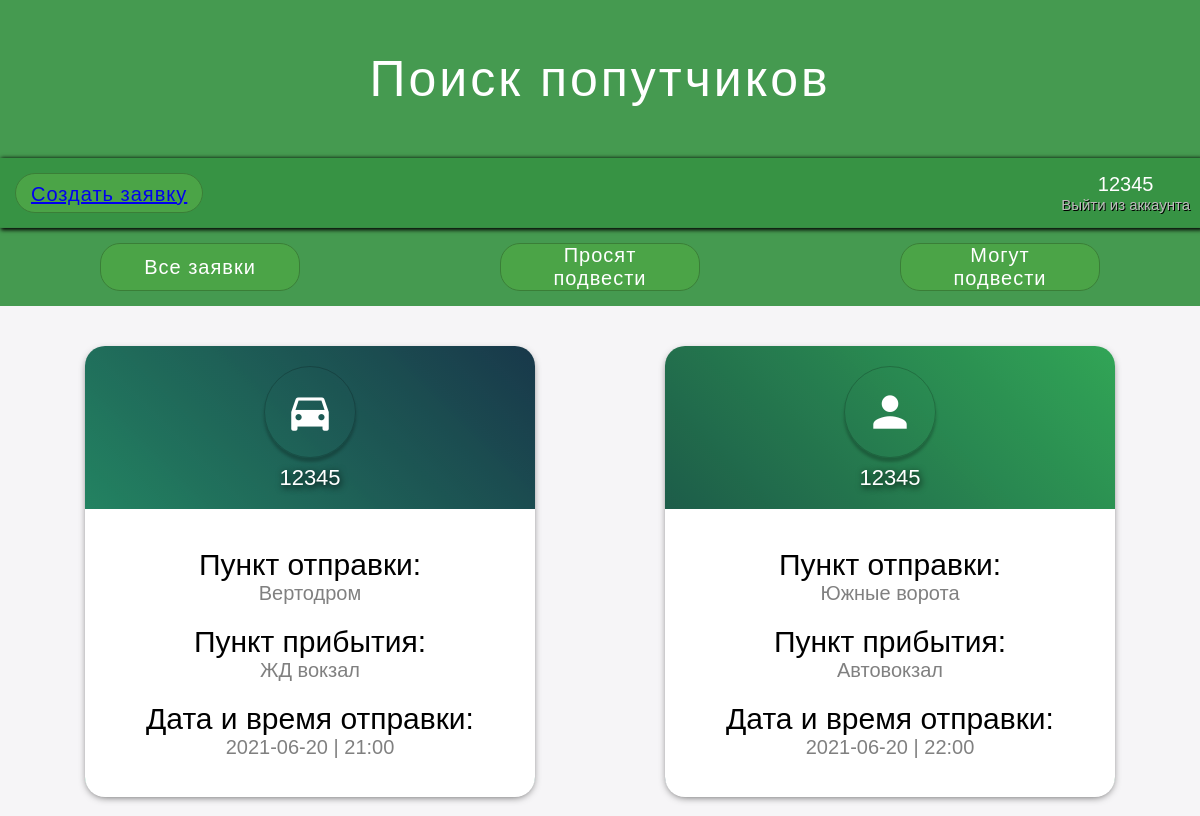
The app's page /main (signed in) with its own data.
### tables this page shows
CREATE TABLE posts (
    id INTEGER PRIMARY KEY AUTOINCREMENT,
    isDriver BOOLEAN,
    isType TEXT,
    idPerson INTEGER,
    idBeginPoint TEXT,
    idEndPoint TEXT,
    time DATETIME DEFAULT CURRENT_TIMESTAMP,
    text TEXT,
    driverName TEXT,
    FOREIGN KEY (idPerson) REFERENCES persons (id) 
     
);

### view.py (the view)
@app.route('/main')
def main():
    if 'userLogged' in session:
        return render_template('main.html', posts=db.get_posts())
    return redirect(url_for('index'))

### db/database.py (called while the page is built)
    def get_db_connection(self):
        conn = sqlite3.connect(self.database_name)
        conn.row_factory = sqlite3.Row
        return conn

    def get_posts(self):
        with self.get_db_connection() as conn:
            posts = conn.execute(POSTS_QUERY).fetchall()
        return posts

### templates/main.html (shortened to what this page needs)
{% extends 'base.html' %}
{% block content %}
    <div class="container-2">
        {% for post in posts %}
            <a href="{{ url_for('about', id=post.id)}}" target="_blank">
                <div class="{{ post.isType }}">
                    <div class="text-in-card">
                        <div class="container-icon">
                            <span class="material-icons class icon">
                            </span>
                            <div class="nickname">{{ post.driverName }}</div>
                        </div>
                        <div class="text-container">
                            <div class="glue-text">
                                <div class="text_title">Пункт отправки:</div>
                                <div class="text_info">{{ post.idBeginPoint }}</div>
                            </div>
                            <div class="glue-text">
                                <div class="text_title">Пункт прибытия:</div>
                                <div class="text_info">{{ post.idEndPoint }}</div>
                            </div>
                            <div class="glue-text">
                                <div class="text_title">Дата и время отправки:</div>
                                <div class="text_info">{{ post.time }}</div>
                            </div>
                        </div>
                    </div>
                </div>
            </a>
        {% endfor %}
    </div>
{% endblock %}

### static/style.css (style rules this page uses)
html { font-family: 'Franklin Gothic Medium', 'Arial Narrow', Arial, sans-serif; }
* { margin: 0; padding: 0; }
*, *:before, *:after { -webkit-box-sizing: border-box; -moz-box-sizing: border-box; box-sizing: border-box; }
body { font-family: 'Franklin Gothic Medium', 'Arial Narrow', Arial, sans-serif; background: #f6f5f7; background-image: url(Images/main.jpg); background-attachment: fixed; background-repeat: repeat-x; background-size: cover; }
.container-2 { display: flex; justify-content: space-around; justify-items: center; flex-wrap: wrap; margin: 20px; }
.container-2 .driver { margin-top: 20px; margin-left: 20px; margin-right: 20px; height: 450px; width: 450px; left: 0; bottom: 0px; border-radius: 20px; background-image: linear-gradient(to top right, rgb(58,164,73), rgb(17,59,62)); filter: hue-rotate(23deg); cursor: pointer; position: relative; box-shadow: rgba(0,0,0,.8) 0 3px 8px -3px; }
.container-2 .passenger { margin-top: 20px; margin-left: 20px; margin-right: 20px; height: 450px; width: 450px; left: 0; bottom: 0px; border-radius: 20px; background-image: linear-gradient(to top right, rgb(17,59,62), rgb(58,164,73)); filter: hue-rotate(9deg); cursor: pointer; position: relative; box-shadow: rgba(0,0,0,.8) 0 3px 8px -3px; }
.container-2 a { text-decoration: none; display: inline-block; color: inherit; }
.text-in-card { font-family: 'Franklin Gothic Medium', 'Arial Narrow', Arial, sans-serif; font-size: 30px; }
.icon { color: white; text-align: center; display: inline-block; border-radius: 50%; margin: 20px 30px 7px 30px; padding: 20px; border: 1px solid rgba(0, 0, 0, 0.2); box-shadow: 0 4px 3px rgb(0 0 0 / 24%); -webkit-touch-callout: none; -webkit-user-select: none; -khtml-user-select: none; -moz-user-select: none; -ms-user-select: none; user-select: none; }
.container-icon { display: flex; justify-content: center; flex-direction: column; align-items: center; }
.text_info { font-size: 20px; color: gray; }
.text-container { display: flex; text-align: center; justify-content: center; flex-direction: column; margin-top: 10px; background-color: white; width: 100%; height: 288px; border-radius: 0px 0px 20px 20px; }
.glue-text { margin: 10px; }
.nickname { color:white; font-size: 22px; text-shadow: 1px 2px 7px black; margin-bottom: 8px; }

### records on screen
posts: driverName "12345", idBeginPoint "Вертодром", idEndPoint "ЖД вокзал", time "2021-06-20 | 21:00"
posts: driverName "12345", idBeginPoint "Южные ворота", idEndPoint "Автовокзал", time "2021-06-20 | 22:00"

### other values on screen
{{ session['userLogged'] }} "12345"
